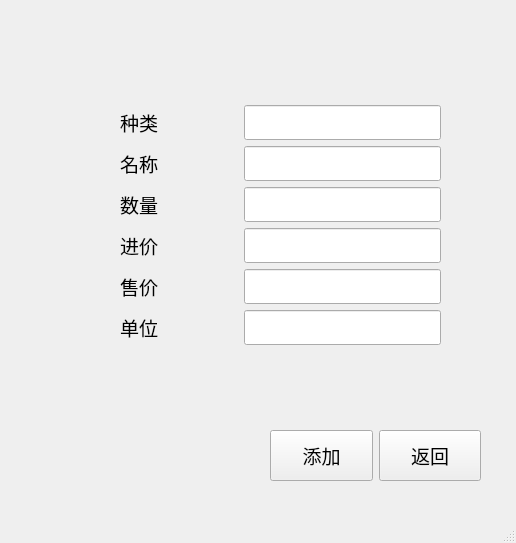
<?xml version="1.0" encoding="UTF-8"?>
<ui version="4.0">
 <class>new_goods</class>
 <widget class="QMainWindow" name="new_goods">
  <property name="geometry">
   <rect>
    <x>0</x>
    <y>0</y>
    <width>516</width>
    <height>543</height>
   </rect>
  </property>
  <property name="font">
   <font>
    <family>微软雅黑</family>
    <pointsize>14</pointsize>
   </font>
  </property>
  <property name="windowTitle">
   <string>进货系统</string>
  </property>
  <widget class="QWidget" name="centralwidget">
   <widget class="QWidget" name="layoutWidget">
    <property name="geometry">
     <rect>
      <x>0</x>
      <y>0</y>
      <width>481</width>
      <height>411</height>
     </rect>
    </property>
    <layout class="QVBoxLayout" name="verticalLayout">
     <item>
      <spacer name="verticalSpacer">
       <property name="orientation">
        <enum>Qt::Vertical</enum>
       </property>
       <property name="sizeType">
        <enum>QSizePolicy::Fixed</enum>
       </property>
       <property name="sizeHint" stdset="0">
        <size>
         <width>20</width>
         <height>40</height>
        </size>
       </property>
      </spacer>
     </item>
     <item>
      <layout class="QHBoxLayout" name="horizontalLayout_2">
       <item>
        <spacer name="horizontalSpacer_2">
         <property name="orientation">
          <enum>Qt::Horizontal</enum>
         </property>
         <property name="sizeType">
          <enum>QSizePolicy::Fixed</enum>
         </property>
         <property name="sizeHint" stdset="0">
          <size>
           <width>40</width>
           <height>20</height>
          </size>
         </property>
        </spacer>
       </item>
       <item>
        <layout class="QGridLayout" name="gridLayout">
         <item row="0" column="0">
          <widget class="QLabel" name="label_2">
           <property name="text">
            <string>种类</string>
           </property>
           <property name="alignment">
            <set>Qt::AlignCenter</set>
           </property>
          </widget>
         </item>
         <item row="1" column="0">
          <widget class="QLabel" name="label_3">
           <property name="text">
            <string>名称</string>
           </property>
           <property name="alignment">
            <set>Qt::AlignCenter</set>
           </property>
          </widget>
         </item>
         <item row="2" column="1">
          <widget class="QLineEdit" name="num_lineEdit_5">
           <property name="sizePolicy">
            <sizepolicy hsizetype="Expanding" vsizetype="Fixed">
             <horstretch>0</horstretch>
             <verstretch>0</verstretch>
            </sizepolicy>
           </property>
          </widget>
         </item>
         <item row="6" column="1">
          <widget class="QLineEdit" name="unit_lineEdit"/>
         </item>
         <item row="4" column="0">
          <widget class="QLabel" name="label_6">
           <property name="text">
            <string>售价</string>
           </property>
           <property name="alignment">
            <set>Qt::AlignCenter</set>
           </property>
          </widget>
         </item>
         <item row="3" column="1">
          <widget class="QLineEdit" name="cost_lineEdit_3"/>
         </item>
         <item row="3" column="0">
          <widget class="QLabel" name="label_5">
           <property name="text">
            <string>进价</string>
           </property>
           <property name="alignment">
            <set>Qt::AlignCenter</set>
           </property>
          </widget>
         </item>
         <item row="1" column="1">
          <widget class="QLineEdit" name="name_lineEdit_6"/>
         </item>
         <item row="0" column="1">
          <widget class="QLineEdit" name="speiecslineEdit_7"/>
         </item>
         <item row="2" column="0">
          <widget class="QLabel" name="label_4">
           <property name="sizePolicy">
            <sizepolicy hsizetype="Expanding" vsizetype="Preferred">
             <horstretch>0</horstretch>
             <verstretch>0</verstretch>
            </sizepolicy>
           </property>
           <property name="text">
            <string>数量</string>
           </property>
           <property name="alignment">
            <set>Qt::AlignCenter</set>
           </property>
          </widget>
         </item>
         <item row="6" column="0">
          <widget class="QLabel" name="label_7">
           <property name="text">
            <string>单位</string>
           </property>
           <property name="alignment">
            <set>Qt::AlignCenter</set>
           </property>
          </widget>
         </item>
         <item row="4" column="1">
          <widget class="QLineEdit" name="price_lineEdit_4"/>
         </item>
        </layout>
       </item>
       <item>
        <spacer name="horizontalSpacer">
         <property name="orientation">
          <enum>Qt::Horizontal</enum>
         </property>
         <property name="sizeType">
          <enum>QSizePolicy::Fixed</enum>
         </property>
         <property name="sizeHint" stdset="0">
          <size>
           <width>40</width>
           <height>20</height>
          </size>
         </property>
        </spacer>
       </item>
      </layout>
     </item>
    </layout>
   </widget>
   <widget class="QWidget" name="horizontalLayoutWidget">
    <property name="geometry">
     <rect>
      <x>270</x>
      <y>430</y>
      <width>211</width>
      <height>51</height>
     </rect>
    </property>
    <layout class="QHBoxLayout" name="horizontalLayout">
     <item>
      <widget class="QPushButton" name="add_Btn">
       <property name="sizePolicy">
        <sizepolicy hsizetype="Minimum" vsizetype="Expanding">
         <horstretch>0</horstretch>
         <verstretch>0</verstretch>
        </sizepolicy>
       </property>
       <property name="text">
        <string>添加</string>
       </property>
      </widget>
     </item>
     <item>
      <widget class="QPushButton" name="return_Btn">
       <property name="sizePolicy">
        <sizepolicy hsizetype="Minimum" vsizetype="Expanding">
         <horstretch>0</horstretch>
         <verstretch>0</verstretch>
        </sizepolicy>
       </property>
       <property name="text">
        <string>返回</string>
       </property>
      </widget>
     </item>
    </layout>
   </widget>
  </widget>
  <widget class="QMenuBar" name="menubar">
   <property name="geometry">
    <rect>
     <x>0</x>
     <y>0</y>
     <width>516</width>
     <height>26</height>
    </rect>
   </property>
  </widget>
  <widget class="QStatusBar" name="statusbar"/>
 </widget>
 <resources/>
 <connections/>
</ui>
